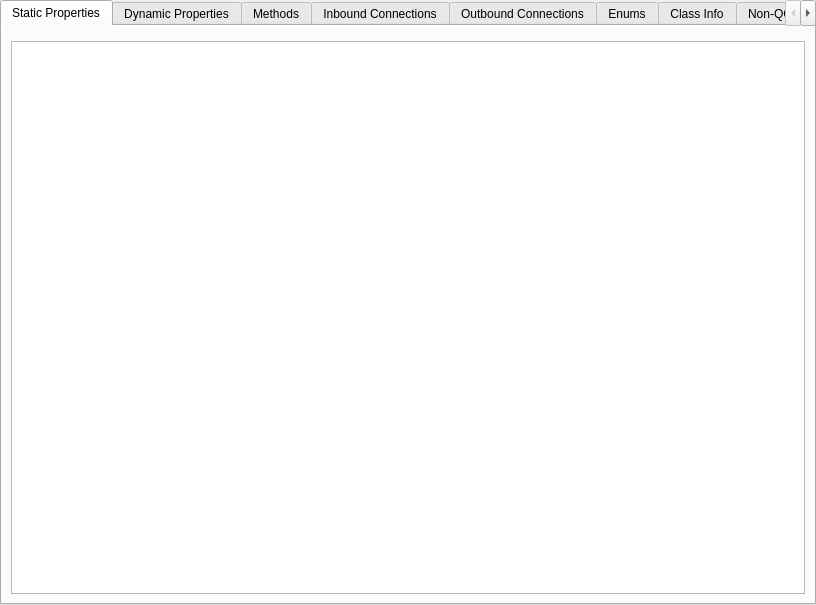
<?xml version="1.0" encoding="UTF-8"?>
<ui version="4.0">
 <class>GammaRay::PropertyWidget</class>
 <widget class="QWidget" name="GammaRay::PropertyWidget">
  <property name="geometry">
   <rect>
    <x>0</x>
    <y>0</y>
    <width>816</width>
    <height>605</height>
   </rect>
  </property>
  <layout class="QVBoxLayout" name="verticalLayout">
   <property name="margin">
    <number>0</number>
   </property>
   <item>
    <widget class="QTabWidget" name="tabWidget">
     <property name="currentIndex">
      <number>0</number>
     </property>
     <widget class="QWidget" name="staticPropertyTab">
      <attribute name="title">
       <string>Static Properties</string>
      </attribute>
      <layout class="QVBoxLayout" name="verticalLayout_2">
       <item>
        <widget class="KFilterProxySearchLine" name="staticPropertySearchLine"/>
       </item>
       <item>
        <widget class="QTreeView" name="staticPropertyView">
         <property name="rootIsDecorated">
          <bool>false</bool>
         </property>
         <property name="sortingEnabled">
          <bool>true</bool>
         </property>
         <property name="allColumnsShowFocus">
          <bool>true</bool>
         </property>
        </widget>
       </item>
      </layout>
     </widget>
     <widget class="QWidget" name="dynamicPropertyTab">
      <attribute name="title">
       <string>Dynamic Properties</string>
      </attribute>
      <layout class="QVBoxLayout" name="verticalLayout_3">
       <item>
        <widget class="KFilterProxySearchLine" name="dynamicPropertySearchLine"/>
       </item>
       <item>
        <widget class="QTreeView" name="dynamicPropertyView">
         <property name="rootIsDecorated">
          <bool>false</bool>
         </property>
         <property name="sortingEnabled">
          <bool>true</bool>
         </property>
         <property name="allColumnsShowFocus">
          <bool>true</bool>
         </property>
        </widget>
       </item>
      </layout>
     </widget>
     <widget class="QWidget" name="methodTab">
      <attribute name="title">
       <string>Methods</string>
      </attribute>
      <layout class="QVBoxLayout" name="verticalLayout_5" stretch="0,4,1">
       <item>
        <widget class="KFilterProxySearchLine" name="methodSearchLine"/>
       </item>
       <item>
        <widget class="QTreeView" name="methodView">
         <property name="contextMenuPolicy">
          <enum>Qt::CustomContextMenu</enum>
         </property>
         <property name="rootIsDecorated">
          <bool>false</bool>
         </property>
         <property name="sortingEnabled">
          <bool>true</bool>
         </property>
         <property name="allColumnsShowFocus">
          <bool>true</bool>
         </property>
        </widget>
       </item>
       <item>
        <widget class="QTreeView" name="methodLog">
         <property name="rootIsDecorated">
          <bool>false</bool>
         </property>
         <property name="uniformRowHeights">
          <bool>true</bool>
         </property>
         <attribute name="headerVisible">
          <bool>false</bool>
         </attribute>
        </widget>
       </item>
      </layout>
     </widget>
     <widget class="QWidget" name="inboundConnectionTab">
      <attribute name="title">
       <string>Inbound Connections</string>
      </attribute>
      <layout class="QVBoxLayout" name="verticalLayout_6">
       <item>
        <widget class="KFilterProxySearchLine" name="inboundConnectionSearchLine"/>
       </item>
       <item>
        <widget class="QTreeView" name="inboundConnectionView">
         <property name="rootIsDecorated">
          <bool>false</bool>
         </property>
         <property name="sortingEnabled">
          <bool>true</bool>
         </property>
         <property name="allColumnsShowFocus">
          <bool>true</bool>
         </property>
        </widget>
       </item>
      </layout>
     </widget>
     <widget class="QWidget" name="outboundConnectionTab">
      <attribute name="title">
       <string>Outbound Connections</string>
      </attribute>
      <layout class="QVBoxLayout" name="verticalLayout_7">
       <item>
        <widget class="KFilterProxySearchLine" name="outboundConnectionSearchLine"/>
       </item>
       <item>
        <widget class="QTreeView" name="outboundConnectionView">
         <property name="rootIsDecorated">
          <bool>false</bool>
         </property>
         <property name="sortingEnabled">
          <bool>true</bool>
         </property>
         <property name="allColumnsShowFocus">
          <bool>true</bool>
         </property>
        </widget>
       </item>
      </layout>
     </widget>
     <widget class="QWidget" name="enumTab">
      <attribute name="title">
       <string>Enums</string>
      </attribute>
      <layout class="QVBoxLayout" name="verticalLayout_8">
       <item>
        <widget class="KFilterProxySearchLine" name="enumSearchLine"/>
       </item>
       <item>
        <widget class="QTreeView" name="enumView">
         <property name="sortingEnabled">
          <bool>true</bool>
         </property>
        </widget>
       </item>
      </layout>
     </widget>
     <widget class="QWidget" name="classInfoTab">
      <attribute name="title">
       <string>Class Info</string>
      </attribute>
      <layout class="QVBoxLayout" name="verticalLayout_4">
       <item>
        <widget class="KFilterProxySearchLine" name="classInfoSearchLine"/>
       </item>
       <item>
        <widget class="QTreeView" name="classInfoView">
         <property name="rootIsDecorated">
          <bool>false</bool>
         </property>
         <property name="sortingEnabled">
          <bool>true</bool>
         </property>
         <property name="allColumnsShowFocus">
          <bool>true</bool>
         </property>
        </widget>
       </item>
      </layout>
     </widget>
     <widget class="QWidget" name="metaPropertyTab">
      <attribute name="title">
       <string>Non-QObject Properties</string>
      </attribute>
      <layout class="QVBoxLayout" name="verticalLayout_9">
       <item>
        <widget class="QTreeView" name="metaPropertyView">
         <property name="rootIsDecorated">
          <bool>false</bool>
         </property>
         <property name="uniformRowHeights">
          <bool>true</bool>
         </property>
         <property name="allColumnsShowFocus">
          <bool>true</bool>
         </property>
        </widget>
       </item>
      </layout>
     </widget>
    </widget>
   </item>
  </layout>
 </widget>
 <customwidgets>
  <customwidget>
   <class>KFilterProxySearchLine</class>
   <extends>QWidget</extends>
   <header>kde/kfilterproxysearchline.h</header>
  </customwidget>
 </customwidgets>
 <resources/>
 <connections/>
</ui>
